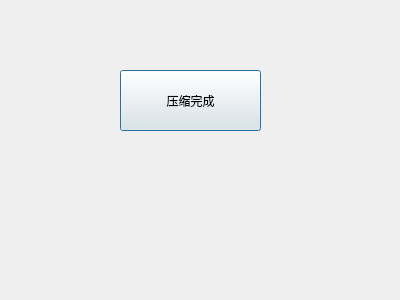
<?xml version="1.0" encoding="UTF-8"?>
<ui version="4.0">
 <class>myDlg9</class>
 <widget class="QDialog" name="myDlg9">
  <property name="geometry">
   <rect>
    <x>0</x>
    <y>0</y>
    <width>400</width>
    <height>300</height>
   </rect>
  </property>
  <property name="windowTitle">
   <string>Dialog</string>
  </property>
  <widget class="QPushButton" name="pushButton">
   <property name="geometry">
    <rect>
     <x>120</x>
     <y>70</y>
     <width>141</width>
     <height>61</height>
    </rect>
   </property>
   <property name="text">
    <string>压缩完成</string>
   </property>
  </widget>
 </widget>
 <resources/>
 <connections/>
</ui>
